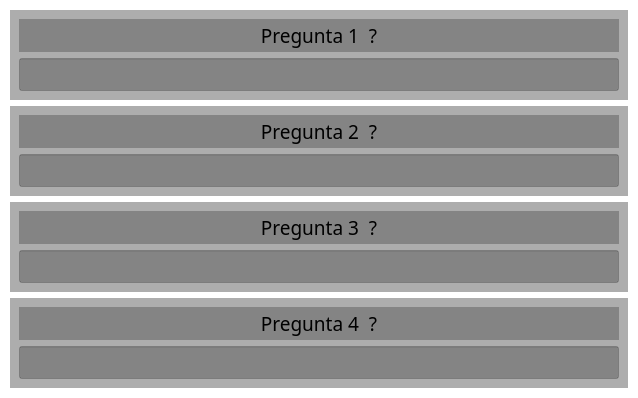
                          <widget class="QWidget" name="pregunta_pag1">
                           <property name="styleSheet">
                            <string notr="true">background: rgba(70, 70, 70,0);</string>
                           </property>
                           <layout class="QHBoxLayout" name="horizontalLayout_20">
                            <property name="spacing">
                             <number>0</number>
                            </property>
                            <property name="leftMargin">
                             <number>0</number>
                            </property>
                            <property name="topMargin">
                             <number>0</number>
                            </property>
                            <property name="rightMargin">
                             <number>0</number>
                            </property>
                            <property name="bottomMargin">
                             <number>0</number>
                            </property>
                            <item>
                             <widget class="QFrame" name="f_cat_1">
                              <property name="styleSheet">
                               <string notr="true">background: rgba(70, 70, 70, 0);</string>
                              </property>
                              <property name="frameShape">
                               <enum>QFrame::Shape::NoFrame</enum>
                              </property>
                              <property name="frameShadow">
                               <enum>QFrame::Shadow::Raised</enum>
                              </property>
                              <layout class="QVBoxLayout" name="verticalLayout_8" stretch="0,0,0,0">
                               <property name="spacing">
                                <number>6</number>
                               </property>
                               <property name="leftMargin">
                                <number>10</number>
                               </property>
                               <property name="topMargin">
                                <number>10</number>
                               </property>
                               <property name="rightMargin">
                                <number>10</number>
                               </property>
                               <property name="bottomMargin">
                                <number>10</number>
                               </property>
                               <item>
                                <widget class="QFrame" name="f_pregunta_1">
                                 <property name="minimumSize">
                                  <size>
                                   <width>0</width>
                                   <height>90</height>
                                  </size>
                                 </property>
                                 <property name="styleSheet">
                                  <string notr="true">background: rgba(50, 50, 50, 0.4);</string>
                                 </property>
                                 <property name="frameShape">
                                  <enum>QFrame::Shape::NoFrame</enum>
                                 </property>
                                 <property name="frameShadow">
                                  <enum>QFrame::Shadow::Raised</enum>
                                 </property>
                                 <layout class="QVBoxLayout" name="verticalLayout_11">
                                  <item>
                                   <widget class="QLabel" name="l_pregunta_1">
                                    <property name="sizePolicy">
                                     <sizepolicy hsizetype="Preferred" vsizetype="Minimum">
                                      <horstretch>0</horstretch>
                                      <verstretch>0</verstretch>
                                     </sizepolicy>
                                    </property>
                                    <property name="minimumSize">
                                     <size>
                                      <width>0</width>
                                      <height>30</height>
                                     </size>
                                    </property>
                                    <property name="font">
                                     <font>
                                      <family>Bahnschrift SemiLight Condensed</family>
                                      <pointsize>14</pointsize>
                                     </font>
                                    </property>
                                    <property name="styleSheet">
                                     <string notr="true">background: rgba(70, 70, 70, 0.4);</string>
                                    </property>
                                    <property name="text">
                                     <string>Pregunta 1  ?</string>
                                    </property>
                                    <property name="alignment">
                                     <set>Qt::AlignmentFlag::AlignCenter</set>
                                    </property>
                                   </widget>
                                  </item>
                                  <item>
                                   <widget class="QLineEdit" name="lineedit_preg_1">
                                    <property name="sizePolicy">
                                     <sizepolicy hsizetype="Expanding" vsizetype="Preferred">
                                      <horstretch>0</horstretch>
                                      <verstretch>0</verstretch>
                                     </sizepolicy>
                                    </property>
                                    <property name="minimumSize">
                                     <size>
                                      <width>600</width>
                                      <height>30</height>
                                     </size>
                                    </property>
                                    <property name="maximumSize">
                                     <size>
                                      <width>16777215</width>
                                      <height>40</height>
                                     </size>
                                    </property>
                                    <property name="font">
                                     <font>
                                      <family>Tw Cen MT Condensed</family>
                                      <pointsize>12</pointsize>
                                     </font>
                                    </property>
                                    <property name="styleSheet">
                                     <string notr="true">background: rgba(70, 70, 70, 0.4);</string>
                                    </property>
                                    <property name="text">
                                     <string/>
                                    </property>
                                    <property name="alignment">
                                     <set>Qt::AlignmentFlag::AlignCenter</set>
                                    </property>
                                   </widget>
                                  </item>
                                 </layout>
                                </widget>
                               </item>
                               <item>
                                <widget class="QFrame" name="f_pregunta_2">
                                 <property name="minimumSize">
                                  <size>
                                   <width>0</width>
                                   <height>90</height>
                                  </size>
                                 </property>
                                 <property name="styleSheet">
                                  <string notr="true">background: rgba(50, 50, 50, 0.4);</string>
                                 </property>
                                 <property name="frameShape">
                                  <enum>QFrame::Shape::NoFrame</enum>
                                 </property>
                                 <property name="frameShadow">
                                  <enum>QFrame::Shadow::Raised</enum>
                                 </property>
                                 <layout class="QVBoxLayout" name="verticalLayout_16">
                                  <item>
                                   <widget class="QLabel" name="l_pregunta_2">
                                    <property name="sizePolicy">
                                     <sizepolicy hsizetype="Preferred" vsizetype="Minimum">
                                      <horstretch>0</horstretch>
                                      <verstretch>0</verstretch>
                                     </sizepolicy>
                                    </property>
                                    <property name="minimumSize">
                                     <size>
                                      <width>0</width>
                                      <height>30</height>
                                     </size>
                                    </property>
                                    <property name="font">
                                     <font>
                                      <family>Bahnschrift SemiLight Condensed</family>
                                      <pointsize>14</pointsize>
                                     </font>
                                    </property>
                                    <property name="styleSheet">
                                     <string notr="true">background: rgba(70, 70, 70, 0.4);</string>
                                    </property>
                                    <property name="text">
                                     <string>Pregunta 2  ?</string>
                                    </property>
                                    <property name="alignment">
                                     <set>Qt::AlignmentFlag::AlignCenter</set>
                                    </property>
                                   </widget>
                                  </item>
                                  <item>
                                   <widget class="QLineEdit" name="lineedit_preg_2">
                                    <property name="sizePolicy">
                                     <sizepolicy hsizetype="Expanding" vsizetype="Preferred">
                                      <horstretch>0</horstretch>
                                      <verstretch>0</verstretch>
                                     </sizepolicy>
                                    </property>
                                    <property name="minimumSize">
                                     <size>
                                      <width>600</width>
                                      <height>30</height>
                                     </size>
                                    </property>
                                    <property name="maximumSize">
                                     <size>
                                      <width>16777215</width>
                                      <height>40</height>
                                     </size>
                                    </property>
                                    <property name="font">
                                     <font>
                                      <family>Tw Cen MT Condensed</family>
                                      <pointsize>12</pointsize>
                                     </font>
                                    </property>
                                    <property name="styleSheet">
                                     <string notr="true">background: rgba(70, 70, 70, 0.4);</string>
                                    </property>
                                    <property name="text">
                                     <string/>
                                    </property>
                                    <property name="alignment">
                                     <set>Qt::AlignmentFlag::AlignCenter</set>
                                    </property>
                                   </widget>
                                  </item>
                                 </layout>
                                </widget>
                               </item>
                               <item>
                                <widget class="QFrame" name="f_pregunta_3">
                                 <property name="minimumSize">
                                  <size>
                                   <width>0</width>
                                   <height>90</height>
                                  </size>
                                 </property>
                                 <property name="styleSheet">
                                  <string notr="true">background: rgba(50, 50, 50, 0.4);</string>
                                 </property>
                                 <property name="frameShape">
                                  <enum>QFrame::Shape::NoFrame</enum>
                                 </property>
                                 <property name="frameShadow">
                                  <enum>QFrame::Shadow::Raised</enum>
                                 </property>
                                 <layout class="QVBoxLayout" name="verticalLayout_17">
                                  <item>
                                   <widget class="QLabel" name="l_pregunta_3">
                                    <property name="sizePolicy">
                                     <sizepolicy hsizetype="Preferred" vsizetype="Minimum">
                                      <horstretch>0</horstretch>
                                      <verstretch>0</verstretch>
                                     </sizepolicy>
                                    </property>
                                    <property name="minimumSize">
                                     <size>
                                      <width>0</width>
                                      <height>30</height>
                                     </size>
                                    </property>
                                    <property name="font">
                                     <font>
                                      <family>Bahnschrift SemiLight Condensed</family>
                                      <pointsize>14</pointsize>
                                     </font>
                                    </property>
                                    <property name="styleSheet">
                                     <string notr="true">background: rgba(70, 70, 70, 0.4);</string>
                                    </property>
                                    <property name="text">
                                     <string>Pregunta 3  ?</string>
                                    </property>
                                    <property name="alignment">
                                     <set>Qt::AlignmentFlag::AlignCenter</set>
                                    </property>
                                   </widget>
                                  </item>
                                  <item>
                                   <widget class="QLineEdit" name="lineedit_preg_3">
                                    <property name="sizePolicy">
                                     <sizepolicy hsizetype="Expanding" vsizetype="Preferred">
                                      <horstretch>0</horstretch>
                                      <verstretch>0</verstretch>
                                     </sizepolicy>
                                    </property>
                                    <property name="minimumSize">
                                     <size>
                                      <width>600</width>
                                      <height>30</height>
                                     </size>
                                    </property>
                                    <property name="maximumSize">
                                     <size>
                                      <width>16777215</width>
                                      <height>40</height>
                                     </size>
                                    </property>
                                    <property name="font">
                                     <font>
                                      <family>Tw Cen MT Condensed</family>
                                      <pointsize>12</pointsize>
                                     </font>
                                    </property>
                                    <property name="styleSheet">
                                     <string notr="true">background: rgba(70, 70, 70, 0.4);</string>
                                    </property>
                                    <property name="text">
                                     <string/>
                                    </property>
                                    <property name="alignment">
                                     <set>Qt::AlignmentFlag::AlignCenter</set>
                                    </property>
                                   </widget>
                                  </item>
                                 </layout>
                                </widget>
                               </item>
                               <item>
                                <widget class="QFrame" name="f_pregunta_4">
                                 <property name="minimumSize">
                                  <size>
                                   <width>0</width>
                                   <height>90</height>
                                  </size>
                                 </property>
                                 <property name="styleSheet">
                                  <string notr="true">background: rgba(50, 50, 50, 0.4);</string>
                                 </property>
                                 <property name="frameShape">
                                  <enum>QFrame::Shape::NoFrame</enum>
                                 </property>
                                 <property name="frameShadow">
                                  <enum>QFrame::Shadow::Raised</enum>
                                 </property>
                                 <layout class="QVBoxLayout" name="verticalLayout_18">
                                  <item>
                                   <widget class="QLabel" name="l_pregunta_4">
                                    <property name="sizePolicy">
                                     <sizepolicy hsizetype="Preferred" vsizetype="Minimum">
                                      <horstretch>0</horstretch>
                                      <verstretch>0</verstretch>
                                     </sizepolicy>
                                    </property>
                                    <property name="minimumSize">
                                     <size>
                                      <width>0</width>
                                      <height>30</height>
                                     </size>
                                    </property>
                                    <property name="font">
                                     <font>
                                      <family>Bahnschrift SemiLight Condensed</family>
                                      <pointsize>14</pointsize>
                                     </font>
                                    </property>
                                    <property name="styleSheet">
                                     <string notr="true">background: rgba(70, 70, 70, 0.4);</string>
                                    </property>
                                    <property name="text">
                                     <string>Pregunta 4  ?</string>
                                    </property>
                                    <property name="alignment">
                                     <set>Qt::AlignmentFlag::AlignCenter</set>
                                    </property>
                                   </widget>
                                  </item>
                                  <item>
                                   <widget class="QLineEdit" name="lineedit_preg_4">
                                    <property name="sizePolicy">
                                     <sizepolicy hsizetype="Expanding" vsizetype="Preferred">
                                      <horstretch>0</horstretch>
                                      <verstretch>0</verstretch>
                                     </sizepolicy>
                                    </property>
                                    <property name="minimumSize">
                                     <size>
                                      <width>600</width>
                                      <height>30</height>
                                     </size>
                                    </property>
                                    <property name="maximumSize">
                                     <size>
                                      <width>16777215</width>
                                      <height>40</height>
                                     </size>
                                    </property>
                                    <property name="font">
                                     <font>
                                      <family>Tw Cen MT Condensed</family>
                                      <pointsize>12</pointsize>
                                     </font>
                                    </property>
                                    <property name="styleSheet">
                                     <string notr="true">background: rgba(70, 70, 70, 0.4);</string>
                                    </property>
                                    <property name="text">
                                     <string/>
                                    </property>
                                    <property name="alignment">
                                     <set>Qt::AlignmentFlag::AlignCenter</set>
                                    </property>
                                   </widget>
                                  </item>
                                 </layout>
                                </widget>
                               </item>
                              </layout>
                             </widget>
                            </item>
                           </layout>
                          </widget>
